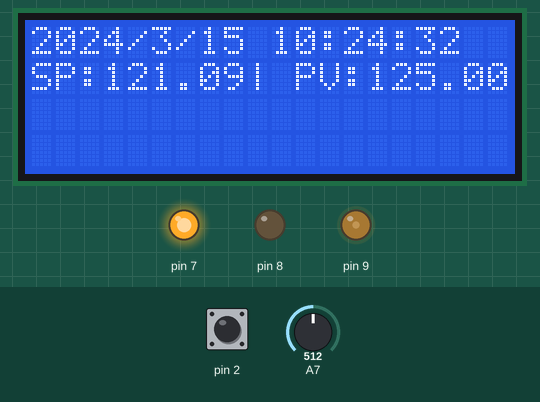
Simulated run of this sketch. Board: Arduino Nano, built with avr-gcc and run on an emulated ATmega328P. Shown: 20×4 character LCD, output pins drawn as LEDs (lit = HIGH). The test bench sets the inputs (shaded band); at power-on: A7 = 512, pin 2 HIGH. The local clock reads 2024-03-15 10:24:30 at power-on unless the sketch sets it; what the sketch prints to the serial monitor is not drawn.

Above: at 2.2 s.
2.3 s: A7 set to 716
At 4.5 s:
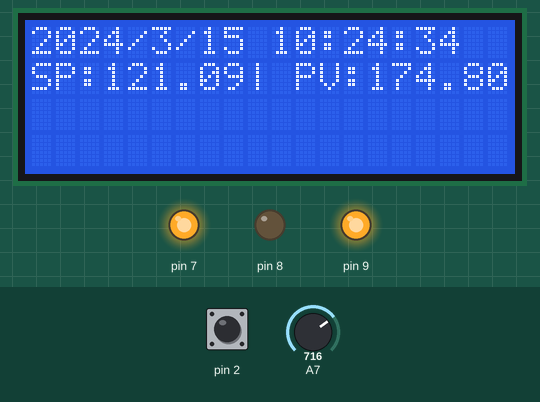
5.3 s: A7 set to 511
At 6.79 s:
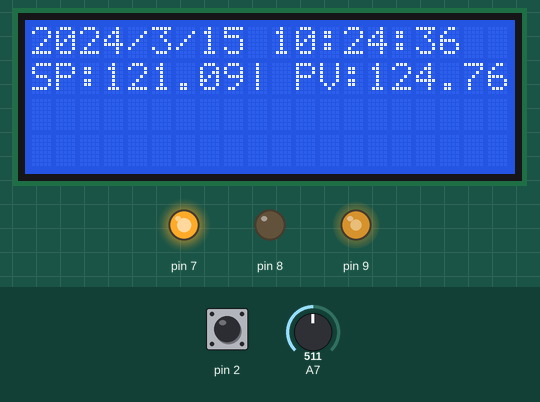
7.5 s: pin 2 pulled LOW for 0.15 s
At 7.9 s:
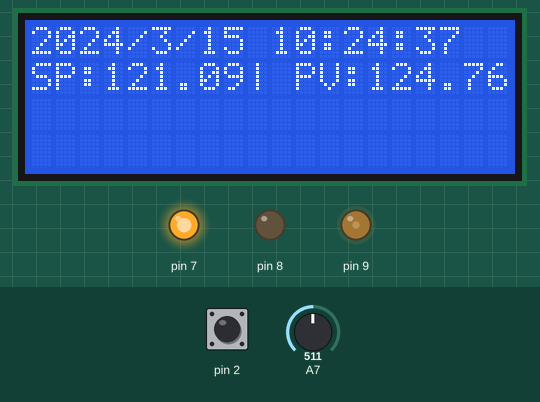
8.2 s: A7 set to 0
At 9.5 s:
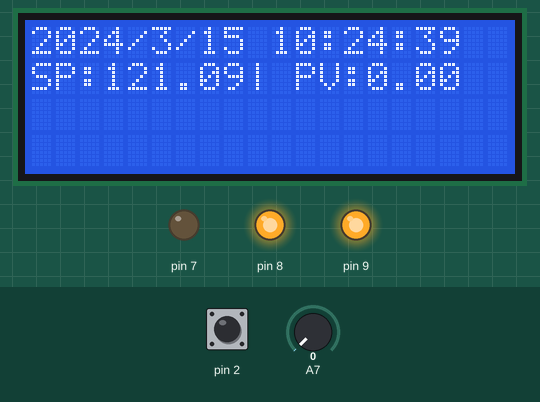
11.2 s: pin 2 pulled LOW for 1 s
At 11.9 s:
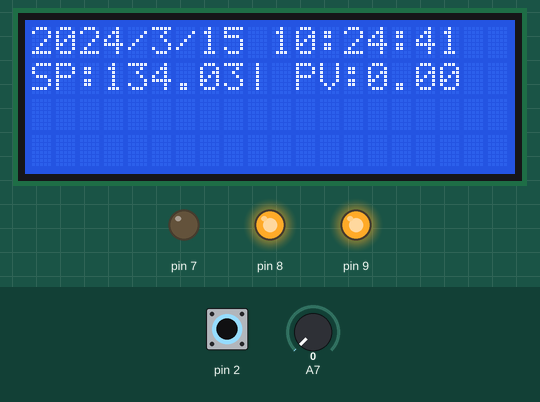
13.7 s: pin 2 pulled LOW for 0.15 s
At 15.3 s:
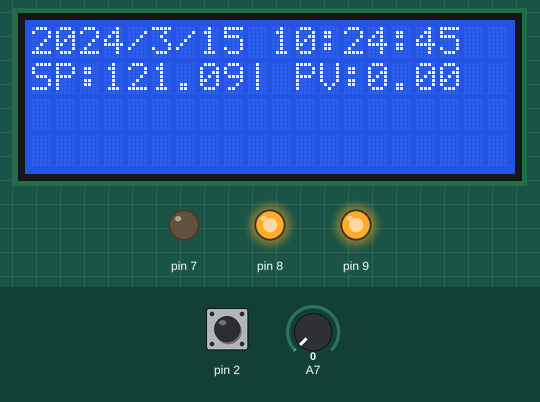
Timing chart, 0 to 16.3 s (numbered marks = the images above; inputs shaded):
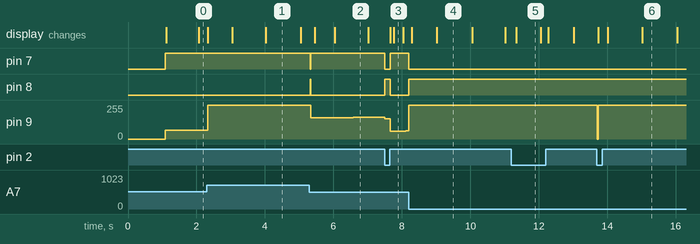

Measured:
- after the input at 5.3 s, pin 7: HIGH → LOW at once, → HIGH 0.01 s later; pin 8: LOW → HIGH at once, → LOW 0.01 s later; pin 9: 255/255 → 159/255 at once, → 160/255 0.31 s later, → 161/255 0.49 s later, → 162/255 0.44 s later, … (6 changes in this stretch)
- after the input at 7.5 s, pin 7: HIGH → LOW at once, → HIGH 0.15 s later; pin 8: LOW → HIGH at once, → LOW 0.15 s later; pin 9: 164/255 → 152/255 at once, → 60/255 0.15 s later, → 61/255 0.45 s later; the display: first changes after 0.16 s (image 3 shows a later state)
- after the input at 8.2 s, pin 7: HIGH → LOW at once; pin 8: LOW → HIGH at once
- after the input at 13.7 s, pin 9: 255/255 → 0/255 at once, → 255/255 0.04 s later
- what the display in image 1 shows lasts 1.1 s, from 4.0 s to 5.1 s

The sketch:

prog_3_2.ino
```cpp
#include <PID_v2.h>
#include <LiquidCrystal_I2C.h>
#include "RTClib.h"
RTC_DS1307 rtc;
LiquidCrystal_I2C lcd(0x27, 20, 4);
int detik = 0;
int durasi_detik = -1;
int durasi_menit = -1;
double aggKp = 4, aggKi = 0.2, aggKd = 1;
double consKp = 1, consKi = 0.05, consKd = 0.25;
PID_v2 myPID(consKp, consKi, consKd, PID::Direct);
unsigned long skr = 0;
int setpoin1 = 496;  //121 C
int setpoin2 = 549;  //134 C
int setpoin = 0;
int s1a = 0;
int selisih[10];
int a = 0;
bool b = false;
int rerata = 100;
void setup() {
  Serial.begin(9600);
  lcd.init();
  lcd.backlight();
  analogReference(EXTERNAL);  // AREF = 2.5V
  pinMode(2, INPUT_PULLUP);
  pinMode(7, OUTPUT);
  pinMode(8, OUTPUT);
  pinMode(9, OUTPUT);
  myPID.SetOutputLimits(-255, 255);
  myPID.SetSampleTime(10);
  if (!rtc.begin()) {
    Serial.println("Couldn't find RTC");
    Serial.flush();
    while (1) delay(10);
  }
  if (!rtc.isrunning()) {
    Serial.println("RTC is NOT running, let's set the time!");
    rtc.adjust(DateTime(F(__DATE__), F(__TIME__)));
  }
  delay(1000);
}
void loop() {
  DateTime now = rtc.now();
  if (now.second() != detik) {
    detik = now.second();
    lcd.setCursor(0, 0);
    lcd.print(now.year(), DEC);
    lcd.print('/');
    lcd.print(now.month(), DEC);
    lcd.print('/');
    lcd.print(now.day(), DEC);
    lcd.print(" ");
    if (now.hour() < 10) lcd.print("0");
    lcd.print(now.hour(), DEC);
    lcd.print(':');
    if (now.minute() < 10) lcd.print("0");
    lcd.print(now.minute(), DEC);
    lcd.print(':');
    if (now.second() < 10) lcd.print("0");
    lcd.print(now.second(), DEC);
  }
  int s1 = !digitalRead(2);
  if (s1 != s1a || setpoin == 0) {
    if (s1) setpoin = setpoin2;
    else setpoin = setpoin1;
    myPID.Start(analogRead(A7), 0, setpoin);
  }
  s1a = s1;
  double sensor = analogRead(A7);
  double gap = abs(myPID.GetSetpoint() - sensor);
  if (gap < 10) {
    myPID.SetTunings(consKp, consKi, consKd);
  } else {
    myPID.SetTunings(aggKp, aggKi, aggKd);
  }
  double output = myPID.Run(sensor);
  analogWrite(9, abs(output));
  if (output > 0) {
    digitalWrite(7, LOW);
    digitalWrite(8, HIGH);
  }
  if (output < 0) {
    digitalWrite(8, LOW);
    digitalWrite(7, HIGH);
  }
  if (millis() - skr > 100) {
    selisih[a] = abs(setpoin - sensor);
    a++;
    if (a > 9) {
      a = 0;
      rerata = 0;
      for (int i = 0; i < 10; i++) {
        rerata += selisih[i];
      }
    }
    Serial.print("0,");
    double st = setpoin * 0.244141;
    double pv = sensor * 0.244141;
    Serial.print(st);
    Serial.print(',');
    Serial.println(pv);
    lcd.setCursor(0, 1);
    lcd.print("SP:      | PV:      ");
    lcd.setCursor(3, 1);
    lcd.print(st);
    lcd.setCursor(14, 1);
    lcd.print(pv);
    skr = millis();
  }
  if (rerata < 100 && !b) {
    lcd.setCursor(0, 2);
    lcd.print("Timer    menit : ON ");
    lcd.setCursor(6, 2);
    if (s1) lcd.print(" 5");
    else lcd.print("20");
    lcd.setCursor(0, 3);
    if (now.hour() < 10) lcd.print("0");
    lcd.print(now.hour(), DEC);
    lcd.print(':');
    if (now.minute() < 10) lcd.print("0");
    lcd.print(now.minute(), DEC);
    lcd.print(':');
    if (now.second() < 10) lcd.print("0");
    lcd.print(now.second(), DEC);
    durasi_detik = now.second();
    if (s1) durasi_menit = 1 + now.minute();  //simulasi 2 menit
    else durasi_menit = 2 + now.minute();     //simulasi 1 menit
    if (durasi_menit > 60) durasi_menit = durasi_menit - 60;
    b = true;
  }
  if (durasi_detik == now.second() && durasi_menit == now.minute()) {
    lcd.setCursor(17, 2);
    lcd.print("OFF");
    lcd.setCursor(9, 3);
    lcd.print("- ");
    if (now.hour() < 10) lcd.print("0");
    lcd.print(now.hour(), DEC);
    lcd.print(':');
    if (now.minute() < 10) lcd.print("0");
    lcd.print(now.minute(), DEC);
    lcd.print(':');
    if (now.second() < 10) lcd.print("0");
    lcd.print(now.second(), DEC);
    durasi_menit = -1;
    myPID.Start(analogRead(A7), 0, 0);//mematikan oven
  }
}
```
